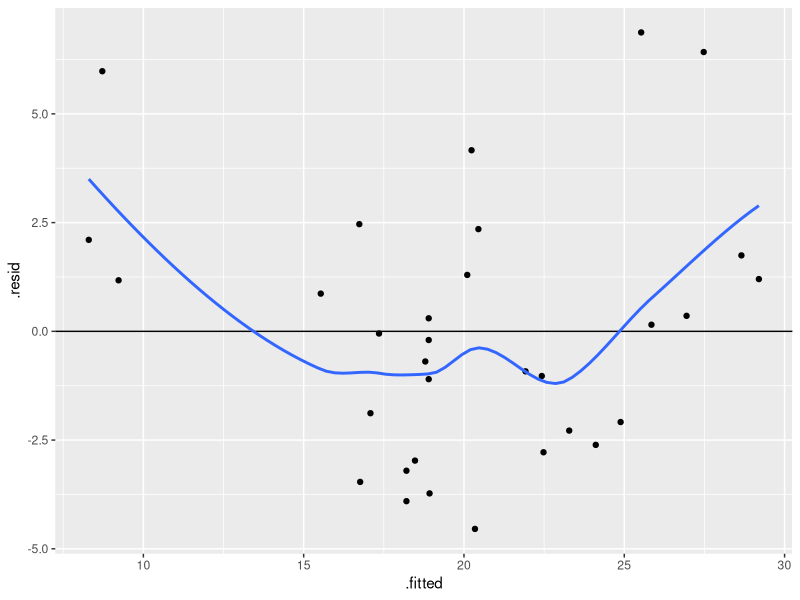
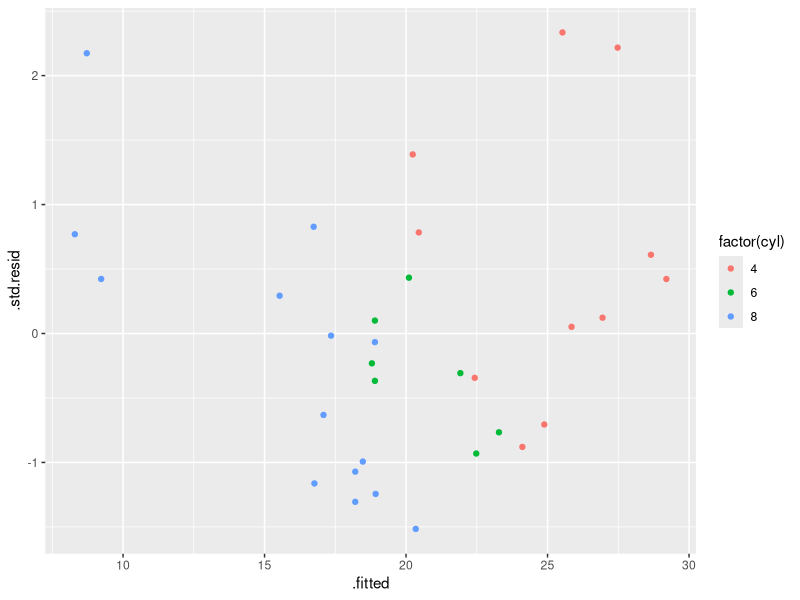

Reproduce these figures in R, in order.
# r2py crawler metadata
# package: ggplot2
# source_type: rd_example
# topic: fortify.lm.Rd
# source_file: C:\Users\bened\AppData\Local\R\win-library\4.5\ggplot2\help
# lines: 18

suppressPackageStartupMessages(library(ggplot2))
if (require("broom")) withAutoprint({ # examplesIf
mod <- lm(mpg ~ wt, data = mtcars)

# Show augmented model
head(augment(mod))
head(fortify(mod))

# Using augment to convert model to ready-to-plot data
ggplot(augment(mod), aes(.fitted, .resid)) +
  geom_point() +
  geom_hline(yintercept = 0) +
  geom_smooth(se = FALSE)

# Colouring by original data not included in the model
ggplot(augment(mod, mtcars), aes(.fitted, .std.resid, colour = factor(cyl))) +
  geom_point()
}) # examplesIf
